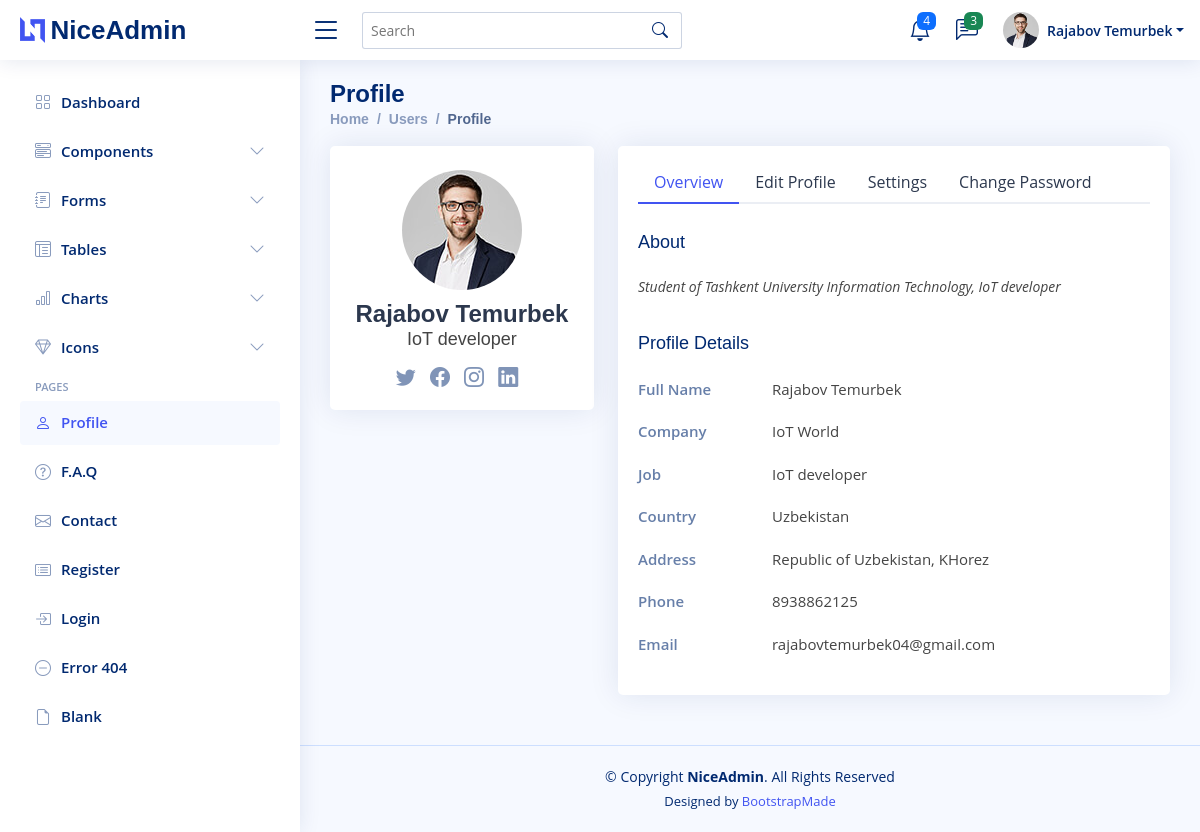
/profile, run on the app's committed database.
### myapp/models.py (models this page shows)
class Profile_Detail(models.Model):
    full_name = models.CharField(max_length=50)
    company = models.CharField(max_length=100)
    job = models.CharField(max_length=50)
    country = models.CharField(max_length=50)
    address = models.CharField(max_length=100)
    phone = models.CharField(max_length=100)
    email = models.CharField(max_length=100)
    about = models.TextField(max_length=250)

### myapp/views.py (the view)
# urls.py: path('profile', views.Profile, name='profile'),
def Profile(request):
    details = Profile_Detail.objects.all()
    detail = {'detail1': details[0]}
    return render(request, 'users-profile.html', detail)

### templates/users-profile.html (shortened to what this page needs)
{% load static %}
<!DOCTYPE html>
<html lang="en">
<head>
  <link href="{% static 'assets/vendor/bootstrap/css/bootstrap.min.css' %}" rel="stylesheet">
  <link href="{% static 'assets/vendor/bootstrap-icons/bootstrap-icons.css' %}" rel="stylesheet">
  <link href="{% static 'assets/vendor/boxicons/css/boxicons.min.css' %}" rel="stylesheet">
  <link href="{% static 'assets/vendor/quill/quill.snow.css' %}" rel="stylesheet">
  <link href="{% static 'assets/vendor/quill/quill.bubble.css' %}" rel="stylesheet">
  <link href="{% static 'assets/vendor/remixicon/remixicon.css' %}" rel="stylesheet">
  <link href="{% static 'assets/vendor/simple-datatables/style.css' %}" rel="stylesheet">
  <link href="{% static 'assets/css/style.css' %}" rel="stylesheet">
</head>
<body>
  <header id="header" class="header fixed-top d-flex align-items-center">
    <div class="d-flex align-items-center justify-content-between">
      <a href="{% static 'index.html' %}" class="logo d-flex align-items-center">
        <img src="{% static 'assets/img/logo.png' %}" alt="">
        <span class="d-none d-lg-block">NiceAdmin</span>
      </a>
      <i class="bi bi-list toggle-sidebar-btn"></i>
    </div>
    <div class="search-bar">
      <form class="search-form d-flex align-items-center" method="POST" action="#">
        <input type="text" name="query" placeholder="Search" title="Enter search keyword">
        <button type="submit" title="Search"><i class="bi bi-search"></i></button>
      </form>
    </div>
    <nav class="header-nav ms-auto">
      <ul class="d-flex align-items-center">
        <li class="nav-item dropdown">
          <a class="nav-link nav-icon" href="#" data-bs-toggle="dropdown">
            <i class="bi bi-bell"></i>
            <span class="badge bg-primary badge-number">4</span>
          </a>
        </li>
        <li class="nav-item dropdown">
          <a class="nav-link nav-icon" href="#" data-bs-toggle="dropdown">
            <i class="bi bi-chat-left-text"></i>
            <span class="badge bg-success badge-number">3</span>
          </a>
        </li>
        <li class="nav-item dropdown pe-3">
          <a class="nav-link nav-profile d-flex align-items-center pe-0" href="#" data-bs-toggle="dropdown">
            <img src="{% static 'assets/img/profile-img.jpg' %}" alt="Profile" class="rounded-circle">
            <span class="d-none d-md-block dropdown-toggle ps-2">{{detail1.full_name}}</span>
          </a>
        </li>
      </ul>
    </nav>
  </header>
  <aside id="sidebar" class="sidebar">
    <ul class="sidebar-nav" id="sidebar-nav">
      <li class="nav-item">
        <a class="nav-link collapsed" href="{% static 'index.html' %}">
          <i class="bi bi-grid"></i>
          <span>Dashboard</span>
        </a>
      </li>
      <li class="nav-item">
        <a class="nav-link collapsed" data-bs-target="#components-nav" data-bs-toggle="collapse" href="#">
          <i class="bi bi-menu-button-wide"></i><span>Components</span><i class="bi bi-chevron-down ms-auto"></i>
        </a>
      </li>
      <li class="nav-item">
        <a class="nav-link collapsed" data-bs-target="#forms-nav" data-bs-toggle="collapse" href="#">
          <i class="bi bi-journal-text"></i><span>Forms</span><i class="bi bi-chevron-down ms-auto"></i>
        </a>
      </li>
      <li class="nav-item">
        <a class="nav-link collapsed" data-bs-target="#tables-nav" data-bs-toggle="collapse" href="#">
          <i class="bi bi-layout-text-window-reverse"></i><span>Tables</span><i class="bi bi-chevron-down ms-auto"></i>
        </a>
      </li>
      <li class="nav-item">
        <a class="nav-link collapsed" data-bs-target="#charts-nav" data-bs-toggle="collapse" href="#">
          <i class="bi bi-bar-chart"></i><span>Charts</span><i class="bi bi-chevron-down ms-auto"></i>
        </a>
      </li>
      <li class="nav-item">
        <a class="nav-link collapsed" data-bs-target="#icons-nav" data-bs-toggle="collapse" href="#">
          <i class="bi bi-gem"></i><span>Icons</span><i class="bi bi-chevron-down ms-auto"></i>
        </a>
      </li>
      <li class="nav-heading">Pages</li>
      <li class="nav-item">
        <a class="nav-link " href="{% static 'users-profile.html' %}">
          <i class="bi bi-person"></i>
          <span>Profile</span>
        </a>
      </li>
      <li class="nav-item">
        <a class="nav-link collapsed" href="{% static 'pages-faq.html' %}">
          <i class="bi bi-question-circle"></i>
          <span>F.A.Q</span>
        </a>
      </li>
      <li class="nav-item">
        <a class="nav-link collapsed" href="{% static 'pages-contact.html' %}">
          <i class="bi bi-envelope"></i>
          <span>Contact</span>
        </a>
      </li>
      <li class="nav-item">
        <a class="nav-link collapsed" href="{% static 'pages-register.html' %}">
          <i class="bi bi-card-list"></i>
          <span>Register</span>
        </a>
      </li>
      <li class="nav-item">
        <a class="nav-link collapsed" href="{% static 'pages-login.html' %}">
          <i class="bi bi-box-arrow-in-right"></i>
          <span>Login</span>
        </a>
      </li>
      <li class="nav-item">
        <a class="nav-link collapsed" href="{% static 'pages-error-404.html' %}">
          <i class="bi bi-dash-circle"></i>
          <span>Error 404</span>
        </a>
      </li>
      <li class="nav-item">
        <a class="nav-link collapsed" href="{% static 'pages-blank.html' %}">
          <i class="bi bi-file-earmark"></i>
          <span>Blank</span>
        </a>
      </li>
    </ul>
  </aside>
  <main id="main" class="main">
    <div class="pagetitle">
      <h1>Profile</h1>
      <nav>
        <ol class="breadcrumb">
          <li class="breadcrumb-item"><a href="{% static 'index.html' %}">Home</a></li>
          <li class="breadcrumb-item">Users</li>
          <li class="breadcrumb-item active">Profile</li>
        </ol>
      </nav>
    </div>
    <section class="section profile">
      <div class="row">
        <div class="col-xl-4">
          <div class="card">
            <div class="card-body profile-card pt-4 d-flex flex-column align-items-center">
              <img src="{% static 'assets/img/profile-img.jpg' %}" alt="Profile" class="rounded-circle">
              <h2>{{detail1.full_name}}</h2>
              <h3>{{detail1.job}}</h3>
              <div class="social-links mt-2">
                <a href="#" class="twitter"><i class="bi bi-twitter"></i></a>
                <a href="#" class="facebook"><i class="bi bi-facebook"></i></a>
                <a href="#" class="instagram"><i class="bi bi-instagram"></i></a>
                <a href="#" class="linkedin"><i class="bi bi-linkedin"></i></a>
              </div>
            </div>
          </div>
        </div>
        <div class="col-xl-8">
          <div class="card">
            <div class="card-body pt-3">
              <ul class="nav nav-tabs nav-tabs-bordered">
                <li class="nav-item">
                  <button class="nav-link active" data-bs-toggle="tab" data-bs-target="#profile-overview">Overview</button>
                </li>
                <li class="nav-item">
                  <button class="nav-link" data-bs-toggle="tab" data-bs-target="#profile-edit">Edit Profile</button>
                </li>
                <li class="nav-item">
                  <button class="nav-link" data-bs-toggle="tab" data-bs-target="#profile-settings">Settings</button>
                </li>
                <li class="nav-item">
                  <button class="nav-link" data-bs-toggle="tab" data-bs-target="#profile-change-password">Change Password</button>
                </li>
              </ul>
              <div class="tab-content pt-2">
                <div class="tab-pane fade show active profile-overview" id="profile-overview">
                  <h5 class="card-title">About</h5>
                  <p class="small fst-italic">{{detail1.about}}</p>
                  <h5 class="card-title">Profile Details</h5>
                  <div class="row">
                    <div class="col-lg-3 col-md-4 label ">Full Name</div>
                    <div class="col-lg-9 col-md-8">{{detail1.full_name}}</div>
                  </div>
                  <div class="row">
                    <div class="col-lg-3 col-md-4 label">Company</div>
                    <div class="col-lg-9 col-md-8">{{detail1.company}}</div>
                  </div>
                  <div class="row">
                    <div class="col-lg-3 col-md-4 label">Job</div>
                    <div class="col-lg-9 col-md-8">{{detail1.job}}</div>
                  </div>
                  <div class="row">
                    <div class="col-lg-3 col-md-4 label">Country</div>
                    <div class="col-lg-9 col-md-8">{{detail1.country}}</div>
                  </div>
                  <div class="row">
                    <div class="col-lg-3 col-md-4 label">Address</div>
                    <div class="col-lg-9 col-md-8">{{detail1.address}}</div>
                  </div>
                  <div class="row">
                    <div class="col-lg-3 col-md-4 label">Phone</div>
                    <div class="col-lg-9 col-md-8">{{detail1.phone}}</div>
                  </div>
                  <div class="row">
                    <div class="col-lg-3 col-md-4 label">Email</div>
                    <div class="col-lg-9 col-md-8">{{detail1.email}}</div>
                  </div>
                </div>
              </div>
            </div>
          </div>
        </div>
      </div>
    </section>
  </main>
  <footer id="footer" class="footer">
    <div class="copyright">
      &copy; Copyright <strong><span>NiceAdmin</span></strong>. All Rights Reserved
    </div>
    <div class="credits">
      Designed by <a href="{% static 'https://bootstrapmade.com/' %}">BootstrapMade</a>
    </div>
  </footer>
</body>
</html>

### data on the page
Profile_Detail: full_name "Rajabov Temurbek", job "IoT developer", about "Student of Tashkent University Information Technology, IoT developer", company "IoT World", country "Uzbekistan", address "Republic of Uzbekistan, KHorez", phone "8938862125", email "rajabovtemurbek04@gmail.com"
